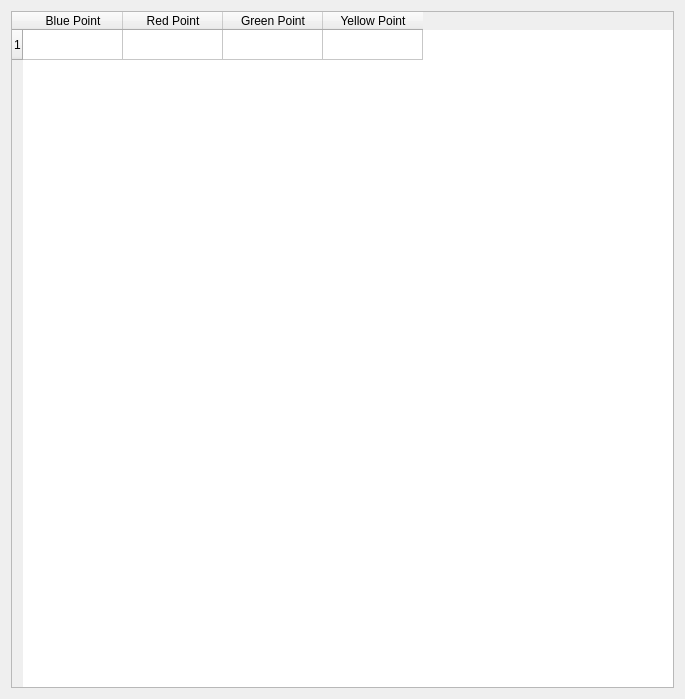
<?xml version="1.0" encoding="UTF-8"?>
<ui version="4.0">
 <class>Form</class>
 <widget class="QWidget" name="Form">
  <property name="geometry">
   <rect>
    <x>0</x>
    <y>0</y>
    <width>685</width>
    <height>699</height>
   </rect>
  </property>
  <property name="windowTitle">
   <string>Point View</string>
  </property>
  <property name="windowIcon">
   <iconset>
    <normaloff>2.ico</normaloff>2.ico</iconset>
  </property>
  <layout class="QVBoxLayout" name="verticalLayout_2">
   <item>
    <layout class="QVBoxLayout" name="verticalLayout">
     <item>
      <widget class="QTableWidget" name="tableWidget">
       <property name="rowCount">
        <number>1</number>
       </property>
       <property name="columnCount">
        <number>4</number>
       </property>
       <attribute name="verticalHeaderShowSortIndicator" stdset="0">
        <bool>false</bool>
       </attribute>
       <attribute name="verticalHeaderStretchLastSection">
        <bool>false</bool>
       </attribute>
       <row/>
       <column>
        <property name="text">
         <string>Blue Point</string>
        </property>
        <property name="textAlignment">
         <set>AlignCenter</set>
        </property>
       </column>
       <column>
        <property name="text">
         <string>Red Point</string>
        </property>
        <property name="textAlignment">
         <set>AlignCenter</set>
        </property>
       </column>
       <column>
        <property name="text">
         <string>Green Point</string>
        </property>
        <property name="textAlignment">
         <set>AlignCenter</set>
        </property>
       </column>
       <column>
        <property name="text">
         <string>Yellow Point</string>
        </property>
        <property name="textAlignment">
         <set>AlignCenter</set>
        </property>
       </column>
       <item row="0" column="0">
        <property name="text">
         <string/>
        </property>
        <property name="textAlignment">
         <set>AlignCenter</set>
        </property>
       </item>
       <item row="0" column="1">
        <property name="textAlignment">
         <set>AlignCenter</set>
        </property>
       </item>
       <item row="0" column="2">
        <property name="text">
         <string/>
        </property>
        <property name="textAlignment">
         <set>AlignCenter</set>
        </property>
       </item>
       <item row="0" column="3">
        <property name="text">
         <string/>
        </property>
        <property name="textAlignment">
         <set>AlignCenter</set>
        </property>
       </item>
      </widget>
     </item>
    </layout>
   </item>
  </layout>
 </widget>
 <resources/>
 <connections/>
</ui>
